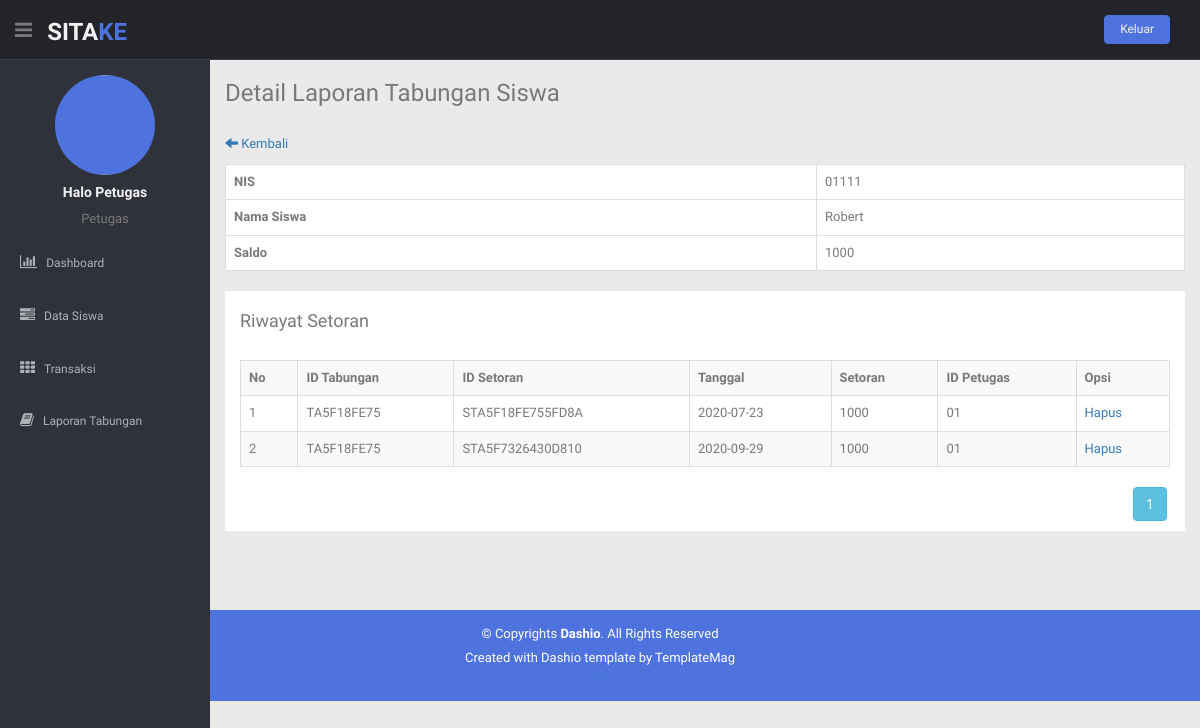
Screenshot of /panelpetugas/detail_setoran_siswa.php?id_tabungan=TA5F18FE75 (signed in) with the database file from the repository.
### tables this page shows
CREATE TABLE `petugas` (
  `id_petugas` char(5) NOT NULL,
  `foto_petugas` varchar(200) NOT NULL,
  `nama_petugas` varchar(50) NOT NULL,
  `alamat_petugas` text NOT NULL,
  `telepon_petugas` varchar(15) NOT NULL,
  `jk_petugas` varchar(20) NOT NULL,
  `user_petugas` varchar(20) NOT NULL,
  `pass` varchar(50) NOT NULL,
  `level` varchar(10) NOT NULL,
  `id_status` char(5) NOT NULL
);

CREATE TABLE `tabungan` (
  `id_tabungan` char(10) NOT NULL,
  `nis` char(15) NOT NULL,
  `saldo` varchar(100) NOT NULL
);

CREATE TABLE `siswa` (
  `nis` char(15) NOT NULL,
  `foto_siswa` varchar(200) NOT NULL,
  `nama_siswa` varchar(50) NOT NULL,
  `alamat_siswa` text NOT NULL,
  `jk_siswa` varchar(20) NOT NULL,
  `telepon_siswa` varchar(15) NOT NULL,
  `user_siswa` varchar(20) NOT NULL,
  `pass` varchar(50) NOT NULL,
  `level` varchar(10) NOT NULL
);

CREATE TABLE `setoran` (
  `id_setoran` char(30) NOT NULL,
  `id_tabungan` char(10) NOT NULL,
  `tanggal` date NOT NULL,
  `setoran` varchar(100) NOT NULL,
  `id_petugas` char(5) NOT NULL
);

### panelpetugas/detail_setoran_siswa.php (the view, shortened to what this page needs)
<?php
include("includers/header.php");
include("includers/navbar.php");
include ("../koneksi/koneksi.php");
?>
<section id="main-content">
	<section class="wrapper site-min-height">
		<h3>Detail Laporan Tabungan Siswa</h3>
		<div class="row mt">
			<div class="col-lg-12">
				<br>
				<?php
				$idtab = $_GET['id_tabungan'];
				echo "<p style='margin-bottom:10px;'><a href='detail-laporan.php?id_tabungan=".$idtab."'><i class='glyphicon glyphicon-arrow-left'></i> Kembali</a></p>";
				?>
				<table class="table table-bordered" style="background-color: #fff">
					<?php
					$idtab = $_GET['id_tabungan'];
					$sql = "SELECT A.nis, A.saldo, B.nama_siswa FROM tabungan AS A INNER JOIN siswa AS B ON (A.nis = B.nis) WHERE A.id_tabungan = '$idtab'";
					$query = mysqli_query($koneksi, $sql);
					if(mysqli_num_rows($query) == 0){
						echo '<tr><td colspan="2"><center>Tidak ada data!</center></td></tr>';
					}else{
						while ($data = mysqli_fetch_assoc($query)) {
							echo "<tr>";
							echo "<td><b>NIS</b></td>";
							echo "<td>".$data['nis']."</td>";
							echo "</tr>";
							echo "<tr>";
							echo "<td><b>Nama Siswa</b></td>";
							echo "<td>".$data['nama_siswa']."</td>";
							echo "</tr>";
							echo "<tr>";
							echo "<td><b>Saldo</b></td>";
							echo "<td>".$data['saldo']."</td>";
							echo "</tr>";
						}
					}
					?>
				</table>
				<div class="container-fluid" style="background-color: #fff; padding-top: 10px; margin-bottom: 20px; padding-bottom: 10px;">
					<h4>Riwayat Setoran</h4><br>
					<div class="table-responsive">
						<table class="table table-bordered table-hover table-striped">
							<tr>
								<th>No</th>
								<th>ID Tabungan</th>
								<th>ID Setoran</th>
								<th>Tanggal</th>
								<th>Setoran</th>
								<th>ID Petugas</th>
								<th>Opsi</th>
							</tr>
							<?php
							$set = mysqli_query($koneksi,"SELECT * FROM setoran WHERE id_tabungan = '$idtab'");
							$banyak = mysqli_num_rows($set);
							$mulai = 0;
							$tujuan = 5;
							$page = ceil($banyak / $tujuan);
							if(isset($_GET['halaman'])) {
								$hal = $_GET['halaman'];
								$mulai = ($hal*$tujuan)-$tujuan;
							} else {
								$mulai = 0;
							}
							$idtab = $_GET['id_tabungan'];
							$sql = "SELECT * FROM setoran WHERE id_tabungan = '$idtab' limit $mulai,$tujuan";
							$query = mysqli_query($koneksi, $sql);
							if(mysqli_num_rows($query) == 0){
								echo '<tr><td colspan="7"><center>Tidak ada data!</center></td></tr>';
							}else{
								$no = 1+$mulai;
								while ($data = mysqli_fetch_assoc($query)) {
									echo "<tr>";
									echo "<td>$no</td>";
									echo "<td>".$data['id_tabungan']."</td>";
									echo "<td>".$data['id_setoran']."</td>";
									echo "<td>".$data['tanggal']."</td>";
									echo "<td>".$data['setoran']."</td>";
									echo "<td>".$data['id_petugas']."</td>";
									echo "<td><a href='#' onclick=\"javascript: if(confirm('Apakah data setoran tabungan dengan ID Tabungan $data[id_tabungan] mau dihapus?')==true){ window.location.href='hapus_setoran.php?aksi=hapus&id_setoran=$data[id_setoran]'; } \">Hapus</a></td>";
									echo "</tr>";
									$no++;
								}
							}
							?>
						</table>
					</div>
					<div style="text-align: right;">
						<?php
						$idtab = $_GET['id_tabungan'];
						for ($i=1; $i <= $page; $i++) {
							echo '<a class="btn btn-info btn-md"  href="?id_tabungan='.$idtab.'&halaman='.$i.'">'.$i.'</a>';
						}
						?>
					</div>
				</div>
			</div>
		</div>
	</section>
</section>
<?php
include("includers/footer.php");
?>

### panelpetugas/includers/navbar.php (shortened to what this page needs)
<header class="header black-bg">
  <div class="sidebar-toggle-box">
    <div class="fa fa-bars tooltips" data-placement="right" data-original-title="Toggle Navigation"></div>
  </div>
  <a href="index.php" class="logo"><b>SITA<span>KE</span></b></a>
  <div class="top-menu">
    <ul class="nav pull-right top-menu">
      <li><button class="logout" type="submit" onClick='return confirmSubmit()'>Keluar</button></li>
    </ul>
  </div>
</header>
<aside>
  <div id="sidebar" class="nav-collapse ">
    <ul class="sidebar-menu" id="nav-accordion">
      <?php
      include '../koneksi/koneksi.php';
      $idpetugas = $_SESSION['idpetugas'];
      $data = mysqli_query($koneksi,"SELECT * FROM petugas where id_petugas='$idpetugas'");
      $query = mysqli_fetch_array($data);
      echo "<p class='centered'><img src='../paneladmin/$query[foto_petugas]' class='img-circle' width='100' height='100'</p>";
      echo "<h5 class='centered'>".$query['nama_petugas']."</h5>";
      echo "<p class='centered'>".$query['level']."</p>";
      ?>
      <li class="mt">
        <a href="index.php">
          <i class="fa fa-bar-chart-o"></i>
          <span>Dashboard</span>
        </a>
      </li>
      <li>
        <a href="data-siswa.php">
          <i class="fa fa-tasks"></i>
          <span>Data Siswa</span>
        </a>
      </li>
      <li class="sub-menu">
        <a href="javascript:;">
          <i class="fa fa-th"></i>
          <span>Transaksi</span>
        </a>
      </li>
      <li>
        <a href="laporan.php">
          <i class="fa fa-book"></i>
          <span>Laporan Tabungan</span>
        </a>
      </li>
    </ul>
  </div>
</aside>

### panelpetugas/css/style.css (style rules this page uses)
body { color: #797979; background: #eaeaea; font-family: 'Ruda', sans-serif; padding: 0px !important; margin: 0px !important; font-size:13px; }
ul li { list-style: none; }
a, a:hover, a:focus { text-decoration: none; outline: none; }
.centered { text-align: center; }
.mt { margin-top: 5px; }
ul.top-menu > li > .logout { color: #f2f2f2; font-size: 12px; border-radius: 4px; -webkit-border-radius: 4px; border: 1px solid #4e73df !important; padding: 5px 15px; margin-right: 15px; background: #4e73df; margin-top: 15px; }
#sidebar { width: 210px; height: 100%; position: fixed; background: #2f323a; }
#sidebar h5 { color: #f2f2f2; font-weight: 700; }
#sidebar ul li { position: relative; }
ul.sidebar-menu , ul.sidebar-menu li ul.sub { margin: -2px 0 0; padding: 0; }
ul.sidebar-menu { margin-top: 75px; }
ul.sidebar-menu li { margin-bottom: 5px; margin-left:10px; margin-right:10px; }
ul.sidebar-menu li.sub-menu { line-height: 15px; }
ul.sidebar-menu li a span { display: inline-block; }
ul.sidebar-menu li a { color: #aeb2b7; text-decoration: none; display: block; padding: 15px 0 15px 10px; font-size: 12px; outline: none; -webkit-transition: all 0.3s ease; -moz-transition: all 0.3s ease; -o-transition: all 0.3s ease; -ms-transition: all 0.3s ease; transition: all 0.3s ease; }
ul.sidebar-menu li a i { font-size: 15px; padding-right: 6px; }
#main-content { margin-left: 210px; }
.header, .footer { min-height: 60px; padding: 0 15px; }
.header { position: fixed; left: 0; right: 0; z-index: 1002; }
.black-bg { background: #22242a; border-bottom: 1px solid #393d46; }
.wrapper { display: inline-block; margin-top: 60px; padding-left: 15px; padding-right: 15px; padding-bottom: 15px; padding-top: 0px; width: 100%; }
a.logo { font-size: 24px; color: #f2f2f2; float: left; margin-top: 15px; text-transform: uppercase; }
a.logo b { font-weight: 900; }
a.logo span { color: #4e73df; }
#top_menu .nav > li, ul.top-menu > li { float: left; }
.sidebar-toggle-box { float: left; padding-right: 15px; margin-top: 20px; }
.sidebar-toggle-box .fa-bars { cursor: pointer; display: inline-block; font-size: 20px; }
.site-min-height { min-height: 550px; }

### rows the page displays
petugas: foto_petugas (picture), nama_petugas "Halo Petugas", level "Petugas"
tabungan: nis "01111", nis.nama_siswa "Robert", saldo "1000"
setoran: id_tabungan "TA5F18FE75", id_setoran "STA5F18FE755FD8A", tanggal "2020-07-23", setoran "1000", id_petugas "01"
setoran: id_tabungan "TA5F18FE75", id_setoran "STA5F7326430D810", tanggal "2020-09-29", setoran "1000", id_petugas "01"
